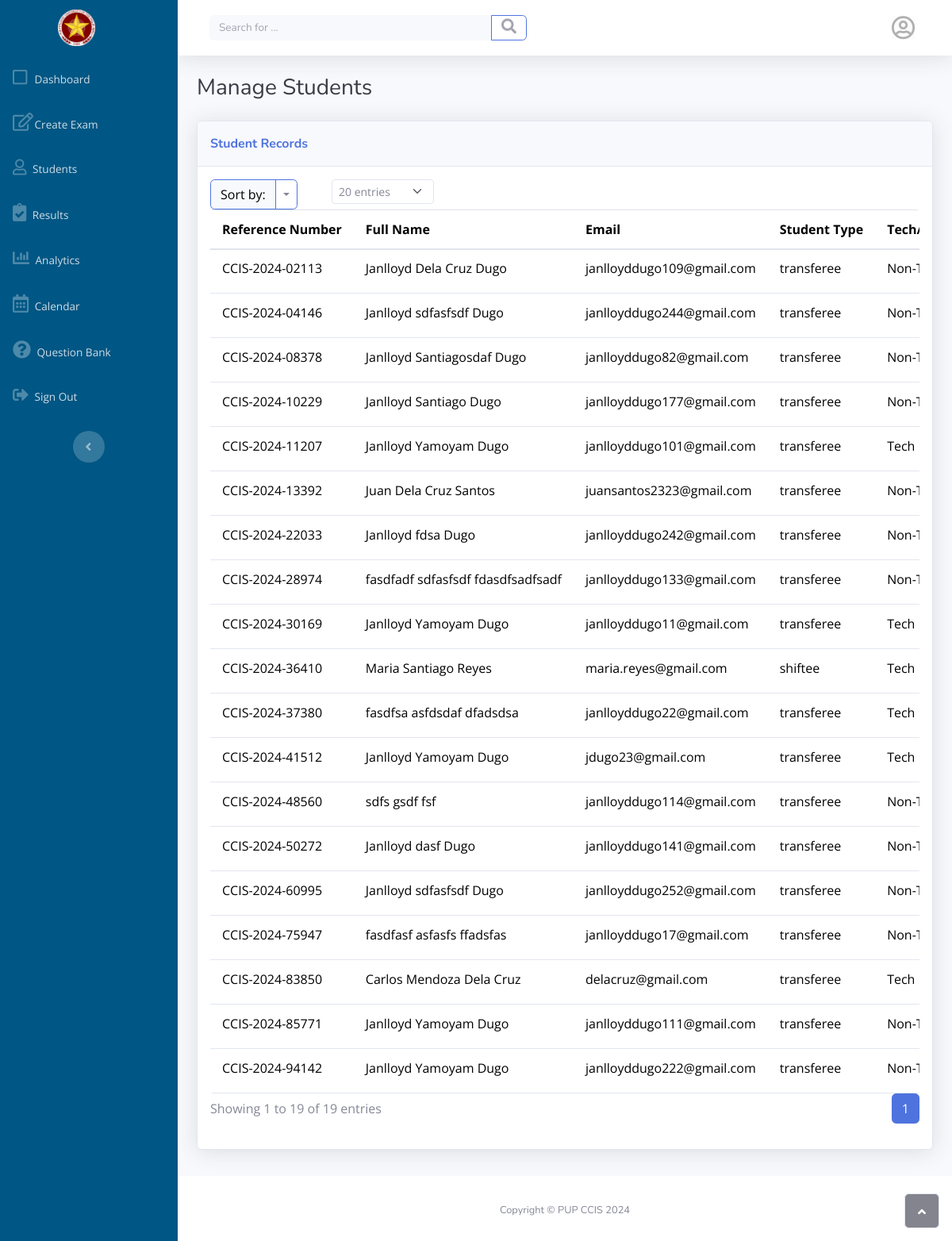
The page /admin/students.php on the database as committed earlier.
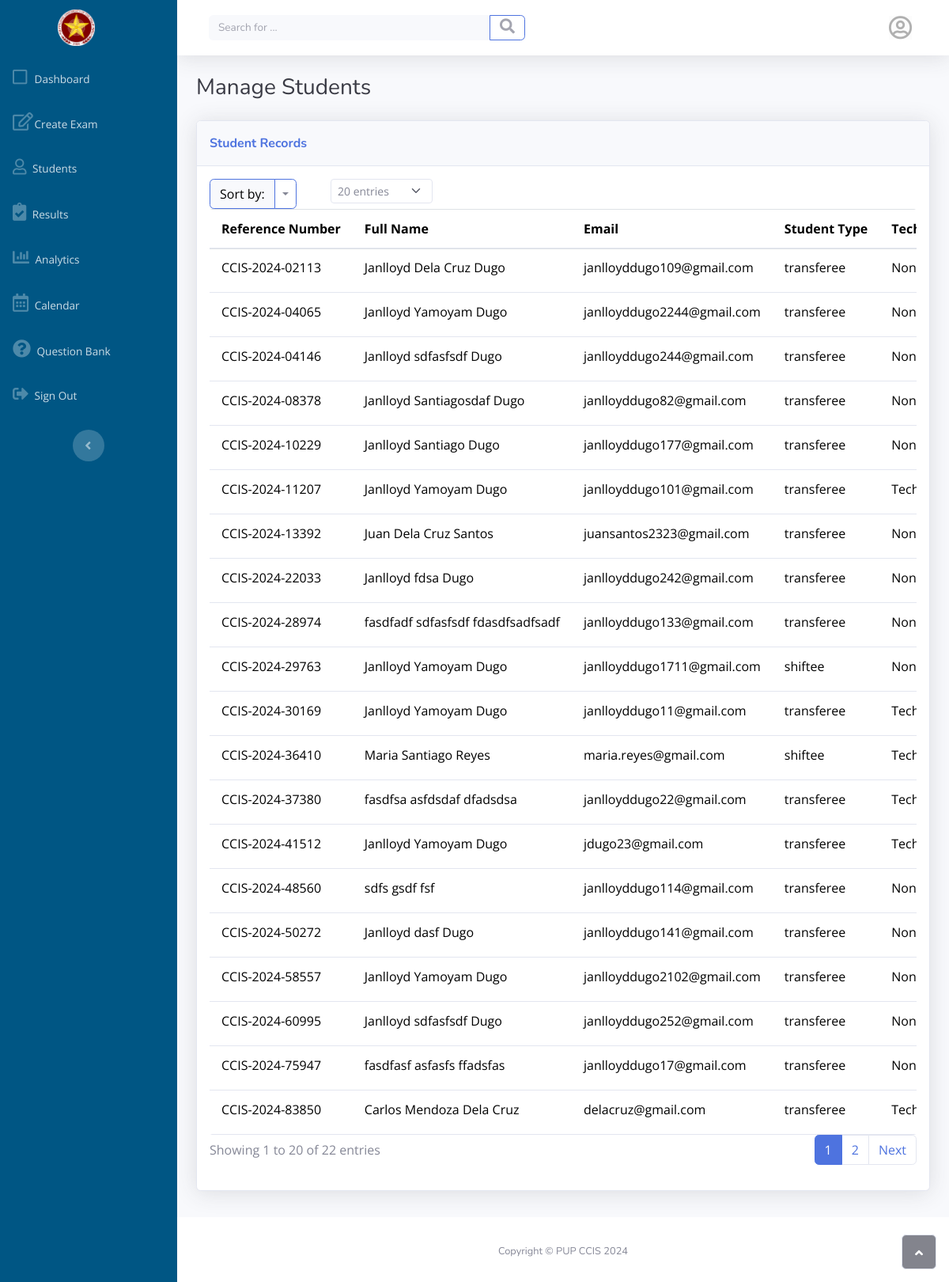
The same page on the database as committed later.
### tables this page shows
CREATE TABLE `students` (
  `student_id` int NOT NULL,
  `last_name` varchar(255) NOT NULL,
  `first_name` varchar(255) NOT NULL,
  `middle_name` varchar(255) DEFAULT NULL,
  `gender` varchar(20) DEFAULT NULL,
  `dob` date DEFAULT NULL,
  `email` varchar(255) DEFAULT NULL,
  `contact_number` varchar(20) DEFAULT NULL,
  `street` varchar(255) DEFAULT NULL,
  `student_type` varchar(100) DEFAULT NULL,
  `previous_school` varchar(255) DEFAULT NULL,
  `year_level` varchar(50) DEFAULT NULL,
  `previous_program` varchar(255) DEFAULT NULL,
  `desired_program` varchar(255) DEFAULT NULL,
  `tor` varchar(255) DEFAULT NULL,
  `school_id` varchar(255) DEFAULT NULL,
  `reference_id` varchar(255) DEFAULT NULL,
  `is_tech` tinyint(1) DEFAULT NULL,
  `registration_date` timestamp NULL DEFAULT CURRENT_TIMESTAMP
);

### admin/students.php (the view, shortened to what this page needs)
<?php
require_once('../config/config.php');
$entries_per_page = isset($_GET['entries']) ? (int)$_GET['entries'] : 20;
$current_page = isset($_GET['page']) ? (int)$_GET['page'] : 1;
$offset = ($current_page - 1) * $entries_per_page;
$sort = isset($_GET['sort']) ? $_GET['sort'] : 'reference_id';
$allowed_sorts = [
    'reference_id' => 'reference_id',
    'full_name' => 'full_name',
    'student_type' => 'student_type',
    'is_tech' => 'is_tech',
    'registration_year' => 'YEAR(registration_date)'
];
$sort_column = isset($allowed_sorts[$sort]) ? $allowed_sorts[$sort] : $allowed_sorts['reference_id'];
$sort_direction = isset($_GET['direction']) && strtoupper($_GET['direction']) === 'DESC' ? 'DESC' : 'ASC';
$count_query = "SELECT COUNT(*) as total FROM students";
$count_result = $conn->query($count_query);
$total_records = $count_result->fetch_assoc()['total'];
$total_pages = ceil($total_records / $entries_per_page);
$query = "SELECT
    reference_id,
    CONCAT(first_name, ' ', COALESCE(middle_name, ''), ' ', last_name) as full_name,
    email,
    student_type,
    is_tech,
    YEAR(registration_date) as registration_year
FROM students
ORDER BY " . $sort_column . " " . $sort_direction . "
LIMIT ? OFFSET ?";
$stmt = $conn->prepare($query);
$stmt->bind_param("ii", $entries_per_page, $offset);
$stmt->execute();
$result = $stmt->get_result();
?>
<!DOCTYPE html>
<html lang="en" data-bs-theme="light">
<head>
    <link rel="stylesheet" href="assets/bootstrap/css/bootstrap.min.css">
    <link rel="stylesheet" href="assets/fonts/fontawesome-all.min.css">
    <link rel="stylesheet" href="assets/css/styles.min.css">
</head>
<body id="page-top">
    <div id="wrapper">
        <?php include 'sidebar.php'; ?>
        <div id="content-wrapper" class="d-flex flex-column">
            <div id="content">
                <?php include 'topbar.php'; ?>
                <div class="container-fluid">
                    <h3 class="text-dark mb-4">Manage Students</h3>
                    <div class="card shadow">
                        <div class="card-header py-3">
                            <p class="text-primary m-0 fw-bold">Student Records</p>
                        </div>
                        <div class="card-body" style="font-family: 'Open Sans', sans-serif;">
                            <div class="row">
                                <div class="col-md-6 col-xl-2 text-nowrap">
                                    <div class="btn-group">
                                        <button class="btn btn-primary" type="button" style="background: var(--bs-card-cap-bg); color: var(--bs-emphasis-color);">Sort by:</button>
                                        <button class="btn btn-primary dropdown-toggle dropdown-toggle-split" data-bs-toggle="dropdown" aria-expanded="false" type="button" style="color: var(--bs-body-color); background: var(--bs-btn-hover-color);"></button>
                                    </div>
                                </div>
                                <div class="col-md-2">
                                    <select class="form-select form-select-sm" id="entriesPerPage" onchange="changeEntries(this.value)">
                                        <option value="20" <?php echo $entries_per_page == 20 ? 'selected' : ''; ?>>20 entries</option>
                                    </select>
                                </div>
                            </div>
                            <div class="table-container">
                                <div class="table-responsive">
                                    <table class="table table-fixed my-0">
                                        <thead>
                                            <tr>
                                                <th>Reference Number</th>
                                                <th>Full Name</th>
                                                <th>Email</th>
                                                <th>Student Type</th>
                                                <th>Tech/Non-Tech</th>
                                            </tr>
                                        </thead>
                                        <tbody>
                                            <?php
                                            if ($result->num_rows > 0) {
                                                while ($row = $result->fetch_assoc()) {
                                                    echo "<tr>";
                                                    echo "<td>" . htmlspecialchars($row['reference_id']) . "</td>";
                                                    echo "<td>" . htmlspecialchars($row['full_name']) . "</td>";
                                                    echo "<td>" . htmlspecialchars($row['email']) . "</td>";
                                                    echo "<td>" . htmlspecialchars($row['student_type']) . "</td>";
                                                    echo "<td>" . ($row['is_tech'] ? 'Tech' : 'Non-Tech') . "</td>";
                                                    echo "</tr>";
                                                }
                                            } else {
                                                echo "<tr><td colspan='7' class='text-center'>No students found</td></tr>";
                                            }
                                            ?>
                                        </tbody>
                                    </table>
                                </div>
                            </div>
                            <div class="row">
                                <div class="col-md-6 align-self-center">
                                    <p id="dataTable_info" class="dataTables_info" role="status" aria-live="polite">
                                        Showing <?php echo ($offset + 1); ?> to <?php echo min($offset + $entries_per_page, $total_records); ?> of <?php echo $total_records; ?> entries
                                    </p>
                                </div>
                                <div class="col-md-6">
                                    <nav aria-label="Page navigation">
                                        <ul class="pagination justify-content-end">
                                            <?php for ($i = max(1, $current_page - 2); $i <= min($total_pages, $current_page + 2); $i++): ?>
                                                <li class="page-item <?php echo $i === $current_page ? 'active' : ''; ?>">
                                                    <a class="page-link" href="?page=<?php echo $i; ?>&sort=<?php echo $sort; ?>&direction=<?php echo $sort_direction; ?>&entries=<?php echo $entries_per_page; ?>"><?php echo $i; ?></a>
                                                </li>
                                            <?php endfor; ?>
                                            <?php if ($current_page < $total_pages): ?>
                                                <li class="page-item">
                                                    <a class="page-link" href="?page=<?php echo ($current_page + 1); ?>&sort=<?php echo $sort; ?>&direction=<?php echo $sort_direction; ?>&entries=<?php echo $entries_per_page; ?>">Next</a>
                                                </li>
                                            <?php endif; ?>
                                        </ul>
                                    </nav>
                                </div>
                            </div>
                        </div>
                    </div>
                </div>
            </div>
            <?php include 'footer.php'; ?>
        </div>
        <a class="border rounded d-inline scroll-to-top" href="#page-top">
            <i class="fas fa-angle-up"></i>
        </a>
    </div>
</body>
</html>

### admin/sidebar.php (shortened to what this page needs)
<nav class="navbar align-items-start sidebar sidebar-dark accordion bg-gradient-primary p-0 navbar-dark" style="color: #005684; background: #005684;">
    <div class="container-fluid d-flex flex-column p-0">
        <a class="navbar-brand d-flex justify-content-center align-items-center sidebar-brand m-0" href="#" style="text-align: center;">
            <img src="assets/img/Logo.png" style="width: 47px; opacity: 1;">
        </a>
        <ul class="navbar-nav text-light" id="accordionSidebar">
            <li class="nav-item">
                <a class="nav-link" href="admin-dashboard.php" style="font-family: 'Open Sans', sans-serif;">
                    <i class="far fa-square" style="font-size: 21px; width: 20px; height: 20px;"></i>
                    <span style="font-family: 'Open Sans', sans-serif;">Dashboard</span>
                </a>
            </li>
            <li class="nav-item">
                <a class="nav-link" href="create-exam.php">
                    <i class="far fa-edit" style="font-size: 23px; width: 20px; height: 20px;"></i>
                    <span style="font-family: 'Open Sans', sans-serif;">Create Exam</span>
                </a>
            </li>
            <li class="nav-item">
                <a class="nav-link" href="students.php">
                    <i class="far fa-user" style="font-size: 20px;"></i>
                    <span style="font-family: 'Open Sans', sans-serif;">Students</span>
                </a>
            </li>
            <li class="nav-item">
                <a class="nav-link" href="result.php">
                    <i class="fas fa-clipboard-check" style="font-size: 23px;"></i>
                    <span style="font-family: 'Open Sans', sans-serif;">Results</span>
                </a>
            </li>
            <li class="nav-item">
                <a class="nav-link" href="analytics.html">
                    <i class="fas fa-chart-bar" style="font-size: 21px;"></i>
                    <span style="font-family: 'Open Sans', sans-serif;">Analytics</span>
                </a>
            </li>
            <li class="nav-item">
                <a class="nav-link" href="calendar.php">
                    <i class="far fa-calendar-alt" style="font-size: 23px;"></i>
                    <span style="font-family: 'Open Sans', sans-serif;">Calendar</span>
                </a>
            </li>
            <li class="nav-item">
                <a href="question_bank.php" class="nav-link">
                    <i class="fas fa-question-circle" style="font-size: 23px;"></i>
                    <span style="font-family: 'Open Sans', sans-serif;">Question Bank</span>
                </a>
            </li>
            <li class="nav-item">
                <a class="nav-link" href="logout.php">
                    <i class="fas fa-sign-out-alt" style="font-size: 20px;"></i>
                    <span style="font-family: 'Open Sans', sans-serif;">Sign Out</span>
                </a>
            </li>
        </ul>
        <div class="text-center d-none d-md-inline">
            <button class="btn rounded-circle border-0" id="sidebarToggle" type="button"></button>
        </div>
    </div>
</nav>

### admin/topbar.php (shortened to what this page needs)
<nav class="navbar navbar-expand bg-white shadow mb-4 topbar">
    <div class="container-fluid">
        <form class="d-none d-sm-inline-block me-auto ms-md-3 my-2 my-md-0 mw-100 navbar-search">
            <div class="input-group">
                <input class="bg-light form-control border-0 small" type="text" placeholder="Search for ...">
                <button class="btn btn-primary py-0" type="button" style="background: rgb(255,255,255);">
                    <i class="fas fa-search" style="font-size: 19px;color: var(--bs-secondary-color);"></i>
                </button>
            </div>
        </form>
        <ul class="navbar-nav flex-nowrap ms-auto">
            <li class="nav-item dropdown no-arrow mx-1">
                <a class="dropdown-toggle nav-link" aria-expanded="false" data-bs-toggle="dropdown" href="#" style="width: 60px;height: 60px;">
                    <i class="far fa-user-circle" style="font-size: 30px;color: var(--bs-navbar-disabled-color);backdrop-filter: brightness(99%);-webkit-backdrop-filter: brightness(99%);"></i>
                </a>
            </li>
        </ul>
    </div>
</nav>

### admin/footer.php (shortened to what this page needs)
<body id="page-top">
    <div id="wrapper">
        <div id="content-wrapper" class="d-flex flex-column">
            <footer class="bg-white d-xl-flex align-items-xl-end sticky-footer">
                <div class="container my-auto">
                    <div class="text-center my-auto copyright">
                    <span>Copyright © PUP CCIS 2024</span>
                    </div>
                </div>
            </footer>
        </div>
    </div>
    <a class="border rounded d-inline scroll-to-top" href="#page-top">
        <i class="fas fa-angle-up"></i>
    </a>
</body>

### admin/students.php (style rules this page uses)
.table-container { max-height: calc(100vh - 450px); overflow-y: auto; border-radius: 4px; }
.table-fixed { position: relative; }
.table-fixed thead { position: sticky; top: 0; background-color: #fff; z-index: 1; border-top: 1px solid #dee2e6; }
.table-fixed thead::after { content: ''; position: absolute; left: 0; right: 0; bottom: -1px; height: 1px; background-color: #dee2e6; }
.table-fixed th, .table-fixed td { white-space: nowrap; padding: 12px 15px; }
.table-fixed th:nth-child(1), .table-fixed td:nth-child(1) { width: 15%; }
.table-fixed th:nth-child(2), .table-fixed td:nth-child(2) { width: 20%; }
.table-fixed th:nth-child(3), .table-fixed td:nth-child(3) { width: 20%; }
.table-fixed th:nth-child(4), .table-fixed td:nth-child(4) { width: 10%; }
.table-fixed th:nth-child(5), .table-fixed td:nth-child(5) { width: 10%; }

Rows that differ between the two databases and show on the page:
no longer on this page (row unchanged): students: reference "CCIS-2024-85771", full_name "Janlloyd Yamoyam Dugo", email "janlloyddugo111@gmail.com", student_type "transferee", is_tech "Non-Tech"
no longer on this page (row unchanged): students: reference "CCIS-2024-94142", full_name "Janlloyd Yamoyam Dugo", email "janlloyddugo222@gmail.com", student_type "transferee", is_tech "Non-Tech"
added students: reference "CCIS-2024-04065", full_name "Janlloyd Yamoyam Dugo", email "janlloyddugo2244@gmail.com", student_type "transferee", is_tech "Non-Tech"
added students: reference "CCIS-2024-29763", full_name "Janlloyd Yamoyam Dugo", email "janlloyddugo1711@gmail.com", student_type "shiftee", is_tech "Non-Tech"
added students: reference "CCIS-2024-58557", full_name "Janlloyd Yamoyam Dugo", email "janlloyddugo2102@gmail.com", student_type "transferee", is_tech "Non-Tech"
Other text that changed with them:
min($offset + $entries_per_page, $total_records): "19" → "20"
$total_records: "19" → "22"
new list line: "2"
text now shown: "Next"
